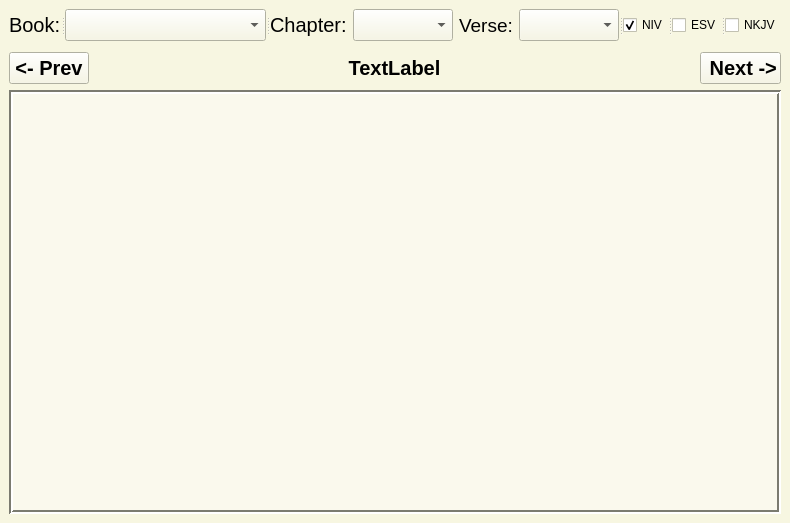
<?xml version="1.0" encoding="UTF-8"?>
<ui version="4.0">
 <class>MainWindow</class>
 <widget class="QMainWindow" name="MainWindow">
  <property name="enabled">
   <bool>true</bool>
  </property>
  <property name="geometry">
   <rect>
    <x>0</x>
    <y>0</y>
    <width>790</width>
    <height>523</height>
   </rect>
  </property>
  <property name="minimumSize">
   <size>
    <width>0</width>
    <height>0</height>
   </size>
  </property>
  <property name="baseSize">
   <size>
    <width>0</width>
    <height>0</height>
   </size>
  </property>
  <property name="palette">
   <palette>
    <active>
     <colorrole role="WindowText">
      <brush brushstyle="SolidPattern">
       <color alpha="255">
        <red>0</red>
        <green>0</green>
        <blue>0</blue>
       </color>
      </brush>
     </colorrole>
     <colorrole role="Button">
      <brush brushstyle="SolidPattern">
       <color alpha="255">
        <red>247</red>
        <green>246</green>
        <blue>225</blue>
       </color>
      </brush>
     </colorrole>
     <colorrole role="Light">
      <brush brushstyle="SolidPattern">
       <color alpha="255">
        <red>255</red>
        <green>255</green>
        <blue>255</blue>
       </color>
      </brush>
     </colorrole>
     <colorrole role="Midlight">
      <brush brushstyle="SolidPattern">
       <color alpha="255">
        <red>251</red>
        <green>250</green>
        <blue>240</blue>
       </color>
      </brush>
     </colorrole>
     <colorrole role="Dark">
      <brush brushstyle="SolidPattern">
       <color alpha="255">
        <red>123</red>
        <green>123</green>
        <blue>112</blue>
       </color>
      </brush>
     </colorrole>
     <colorrole role="Mid">
      <brush brushstyle="SolidPattern">
       <color alpha="255">
        <red>164</red>
        <green>164</green>
        <blue>150</blue>
       </color>
      </brush>
     </colorrole>
     <colorrole role="Text">
      <brush brushstyle="SolidPattern">
       <color alpha="255">
        <red>0</red>
        <green>0</green>
        <blue>0</blue>
       </color>
      </brush>
     </colorrole>
     <colorrole role="BrightText">
      <brush brushstyle="SolidPattern">
       <color alpha="255">
        <red>255</red>
        <green>255</green>
        <blue>255</blue>
       </color>
      </brush>
     </colorrole>
     <colorrole role="ButtonText">
      <brush brushstyle="SolidPattern">
       <color alpha="255">
        <red>0</red>
        <green>0</green>
        <blue>0</blue>
       </color>
      </brush>
     </colorrole>
     <colorrole role="Base">
      <brush brushstyle="SolidPattern">
       <color alpha="255">
        <red>255</red>
        <green>255</green>
        <blue>255</blue>
       </color>
      </brush>
     </colorrole>
     <colorrole role="Window">
      <brush brushstyle="SolidPattern">
       <color alpha="255">
        <red>247</red>
        <green>246</green>
        <blue>225</blue>
       </color>
      </brush>
     </colorrole>
     <colorrole role="Shadow">
      <brush brushstyle="SolidPattern">
       <color alpha="255">
        <red>0</red>
        <green>0</green>
        <blue>0</blue>
       </color>
      </brush>
     </colorrole>
     <colorrole role="AlternateBase">
      <brush brushstyle="SolidPattern">
       <color alpha="255">
        <red>251</red>
        <green>250</green>
        <blue>240</blue>
       </color>
      </brush>
     </colorrole>
     <colorrole role="ToolTipBase">
      <brush brushstyle="SolidPattern">
       <color alpha="255">
        <red>255</red>
        <green>255</green>
        <blue>220</blue>
       </color>
      </brush>
     </colorrole>
     <colorrole role="ToolTipText">
      <brush brushstyle="SolidPattern">
       <color alpha="255">
        <red>0</red>
        <green>0</green>
        <blue>0</blue>
       </color>
      </brush>
     </colorrole>
    </active>
    <inactive>
     <colorrole role="WindowText">
      <brush brushstyle="SolidPattern">
       <color alpha="255">
        <red>0</red>
        <green>0</green>
        <blue>0</blue>
       </color>
      </brush>
     </colorrole>
     <colorrole role="Button">
      <brush brushstyle="SolidPattern">
       <color alpha="255">
        <red>247</red>
        <green>246</green>
        <blue>225</blue>
       </color>
      </brush>
     </colorrole>
     <colorrole role="Light">
      <brush brushstyle="SolidPattern">
       <color alpha="255">
        <red>255</red>
        <green>255</green>
        <blue>255</blue>
       </color>
      </brush>
     </colorrole>
     <colorrole role="Midlight">
      <brush brushstyle="SolidPattern">
       <color alpha="255">
        <red>251</red>
        <green>250</green>
        <blue>240</blue>
       </color>
      </brush>
     </colorrole>
     <colorrole role="Dark">
      <brush brushstyle="SolidPattern">
       <color alpha="255">
        <red>123</red>
        <green>123</green>
        <blue>112</blue>
       </color>
      </brush>
     </colorrole>
     <colorrole role="Mid">
      <brush brushstyle="SolidPattern">
       <color alpha="255">
        <red>164</red>
        <green>164</green>
        <blue>150</blue>
       </color>
      </brush>
     </colorrole>
     <colorrole role="Text">
      <brush brushstyle="SolidPattern">
       <color alpha="255">
        <red>0</red>
        <green>0</green>
        <blue>0</blue>
       </color>
      </brush>
     </colorrole>
     <colorrole role="BrightText">
      <brush brushstyle="SolidPattern">
       <color alpha="255">
        <red>255</red>
        <green>255</green>
        <blue>255</blue>
       </color>
      </brush>
     </colorrole>
     <colorrole role="ButtonText">
      <brush brushstyle="SolidPattern">
       <color alpha="255">
        <red>0</red>
        <green>0</green>
        <blue>0</blue>
       </color>
      </brush>
     </colorrole>
     <colorrole role="Base">
      <brush brushstyle="SolidPattern">
       <color alpha="255">
        <red>255</red>
        <green>255</green>
        <blue>255</blue>
       </color>
      </brush>
     </colorrole>
     <colorrole role="Window">
      <brush brushstyle="SolidPattern">
       <color alpha="255">
        <red>247</red>
        <green>246</green>
        <blue>225</blue>
       </color>
      </brush>
     </colorrole>
     <colorrole role="Shadow">
      <brush brushstyle="SolidPattern">
       <color alpha="255">
        <red>0</red>
        <green>0</green>
        <blue>0</blue>
       </color>
      </brush>
     </colorrole>
     <colorrole role="AlternateBase">
      <brush brushstyle="SolidPattern">
       <color alpha="255">
        <red>251</red>
        <green>250</green>
        <blue>240</blue>
       </color>
      </brush>
     </colorrole>
     <colorrole role="ToolTipBase">
      <brush brushstyle="SolidPattern">
       <color alpha="255">
        <red>255</red>
        <green>255</green>
        <blue>220</blue>
       </color>
      </brush>
     </colorrole>
     <colorrole role="ToolTipText">
      <brush brushstyle="SolidPattern">
       <color alpha="255">
        <red>0</red>
        <green>0</green>
        <blue>0</blue>
       </color>
      </brush>
     </colorrole>
    </inactive>
    <disabled>
     <colorrole role="WindowText">
      <brush brushstyle="SolidPattern">
       <color alpha="255">
        <red>123</red>
        <green>123</green>
        <blue>112</blue>
       </color>
      </brush>
     </colorrole>
     <colorrole role="Button">
      <brush brushstyle="SolidPattern">
       <color alpha="255">
        <red>247</red>
        <green>246</green>
        <blue>225</blue>
       </color>
      </brush>
     </colorrole>
     <colorrole role="Light">
      <brush brushstyle="SolidPattern">
       <color alpha="255">
        <red>255</red>
        <green>255</green>
        <blue>255</blue>
       </color>
      </brush>
     </colorrole>
     <colorrole role="Midlight">
      <brush brushstyle="SolidPattern">
       <color alpha="255">
        <red>251</red>
        <green>250</green>
        <blue>240</blue>
       </color>
      </brush>
     </colorrole>
     <colorrole role="Dark">
      <brush brushstyle="SolidPattern">
       <color alpha="255">
        <red>123</red>
        <green>123</green>
        <blue>112</blue>
       </color>
      </brush>
     </colorrole>
     <colorrole role="Mid">
      <brush brushstyle="SolidPattern">
       <color alpha="255">
        <red>164</red>
        <green>164</green>
        <blue>150</blue>
       </color>
      </brush>
     </colorrole>
     <colorrole role="Text">
      <brush brushstyle="SolidPattern">
       <color alpha="255">
        <red>123</red>
        <green>123</green>
        <blue>112</blue>
       </color>
      </brush>
     </colorrole>
     <colorrole role="BrightText">
      <brush brushstyle="SolidPattern">
       <color alpha="255">
        <red>255</red>
        <green>255</green>
        <blue>255</blue>
       </color>
      </brush>
     </colorrole>
     <colorrole role="ButtonText">
      <brush brushstyle="SolidPattern">
       <color alpha="255">
        <red>123</red>
        <green>123</green>
        <blue>112</blue>
       </color>
      </brush>
     </colorrole>
     <colorrole role="Base">
      <brush brushstyle="SolidPattern">
       <color alpha="255">
        <red>247</red>
        <green>246</green>
        <blue>225</blue>
       </color>
      </brush>
     </colorrole>
     <colorrole role="Window">
      <brush brushstyle="SolidPattern">
       <color alpha="255">
        <red>247</red>
        <green>246</green>
        <blue>225</blue>
       </color>
      </brush>
     </colorrole>
     <colorrole role="Shadow">
      <brush brushstyle="SolidPattern">
       <color alpha="255">
        <red>0</red>
        <green>0</green>
        <blue>0</blue>
       </color>
      </brush>
     </colorrole>
     <colorrole role="AlternateBase">
      <brush brushstyle="SolidPattern">
       <color alpha="255">
        <red>247</red>
        <green>246</green>
        <blue>225</blue>
       </color>
      </brush>
     </colorrole>
     <colorrole role="ToolTipBase">
      <brush brushstyle="SolidPattern">
       <color alpha="255">
        <red>255</red>
        <green>255</green>
        <blue>220</blue>
       </color>
      </brush>
     </colorrole>
     <colorrole role="ToolTipText">
      <brush brushstyle="SolidPattern">
       <color alpha="255">
        <red>0</red>
        <green>0</green>
        <blue>0</blue>
       </color>
      </brush>
     </colorrole>
    </disabled>
   </palette>
  </property>
  <property name="mouseTracking">
   <bool>false</bool>
  </property>
  <property name="windowTitle">
   <string>Terminal Bible</string>
  </property>
  <property name="windowOpacity">
   <double>0.900000000000000</double>
  </property>
  <property name="animated">
   <bool>true</bool>
  </property>
  <widget class="QWidget" name="centralwidget">
   <property name="enabled">
    <bool>true</bool>
   </property>
   <property name="minimumSize">
    <size>
     <width>0</width>
     <height>0</height>
    </size>
   </property>
   <property name="sizeIncrement">
    <size>
     <width>0</width>
     <height>0</height>
    </size>
   </property>
   <property name="baseSize">
    <size>
     <width>0</width>
     <height>0</height>
    </size>
   </property>
   <property name="autoFillBackground">
    <bool>false</bool>
   </property>
   <layout class="QGridLayout" name="gridLayout">
    <property name="sizeConstraint">
     <enum>QLayout::SetNoConstraint</enum>
    </property>
    <property name="leftMargin">
     <number>0</number>
    </property>
    <property name="topMargin">
     <number>0</number>
    </property>
    <property name="rightMargin">
     <number>0</number>
    </property>
    <property name="bottomMargin">
     <number>0</number>
    </property>
    <item row="1" column="0">
     <widget class="QFrame" name="Grid">
      <property name="sizePolicy">
       <sizepolicy hsizetype="Preferred" vsizetype="Preferred">
        <horstretch>1</horstretch>
        <verstretch>1</verstretch>
       </sizepolicy>
      </property>
      <property name="baseSize">
       <size>
        <width>5</width>
        <height>5</height>
       </size>
      </property>
      <layout class="QGridLayout" name="gridLayout_3">
       <property name="sizeConstraint">
        <enum>QLayout::SetNoConstraint</enum>
       </property>
       <item row="3" column="0">
        <layout class="QHBoxLayout" name="horizontalLayout" stretch="0,1,0">
         <property name="topMargin">
          <number>5</number>
         </property>
         <item>
          <widget class="QPushButton" name="previous">
           <property name="font">
            <font>
             <pointsize>15</pointsize>
             <weight>75</weight>
             <bold>true</bold>
            </font>
           </property>
           <property name="text">
            <string>&lt;- Prev</string>
           </property>
          </widget>
         </item>
         <item>
          <widget class="QLabel" name="address">
           <property name="font">
            <font>
             <pointsize>15</pointsize>
             <weight>75</weight>
             <italic>false</italic>
             <bold>true</bold>
            </font>
           </property>
           <property name="acceptDrops">
            <bool>false</bool>
           </property>
           <property name="autoFillBackground">
            <bool>false</bool>
           </property>
           <property name="frameShape">
            <enum>QFrame::Box</enum>
           </property>
           <property name="frameShadow">
            <enum>QFrame::Plain</enum>
           </property>
           <property name="lineWidth">
            <number>0</number>
           </property>
           <property name="midLineWidth">
            <number>-1</number>
           </property>
           <property name="text">
            <string>TextLabel</string>
           </property>
           <property name="scaledContents">
            <bool>false</bool>
           </property>
           <property name="alignment">
            <set>Qt::AlignCenter</set>
           </property>
           <property name="wordWrap">
            <bool>false</bool>
           </property>
           <property name="margin">
            <number>0</number>
           </property>
          </widget>
         </item>
         <item>
          <widget class="QPushButton" name="next">
           <property name="font">
            <font>
             <pointsize>15</pointsize>
             <weight>75</weight>
             <bold>true</bold>
            </font>
           </property>
           <property name="text">
            <string> Next -&gt;</string>
           </property>
          </widget>
         </item>
        </layout>
       </item>
       <item row="0" column="0">
        <widget class="QSplitter" name="splitter">
         <property name="orientation">
          <enum>Qt::Horizontal</enum>
         </property>
         <widget class="QLabel" name="label_3">
          <property name="sizePolicy">
           <sizepolicy hsizetype="Preferred" vsizetype="Preferred">
            <horstretch>0</horstretch>
            <verstretch>0</verstretch>
           </sizepolicy>
          </property>
          <property name="minimumSize">
           <size>
            <width>0</width>
            <height>0</height>
           </size>
          </property>
          <property name="sizeIncrement">
           <size>
            <width>0</width>
            <height>0</height>
           </size>
          </property>
          <property name="font">
           <font>
            <pointsize>15</pointsize>
           </font>
          </property>
          <property name="text">
           <string>Book:</string>
          </property>
         </widget>
         <widget class="QComboBox" name="comboBook">
          <property name="sizePolicy">
           <sizepolicy hsizetype="Preferred" vsizetype="Fixed">
            <horstretch>1</horstretch>
            <verstretch>1</verstretch>
           </sizepolicy>
          </property>
          <property name="font">
           <font>
            <pointsize>15</pointsize>
           </font>
          </property>
         </widget>
         <widget class="QWidget" name="layoutWidget">
          <layout class="QGridLayout" name="gridLayout_2" rowstretch="0" columnstretch="0,0,0,0">
           <property name="sizeConstraint">
            <enum>QLayout::SetNoConstraint</enum>
           </property>
           <property name="topMargin">
            <number>0</number>
           </property>
           <property name="bottomMargin">
            <number>0</number>
           </property>
           <property name="horizontalSpacing">
            <number>-1</number>
           </property>
           <property name="verticalSpacing">
            <number>0</number>
           </property>
           <item row="0" column="1">
            <widget class="QComboBox" name="comboChapter">
             <property name="sizePolicy">
              <sizepolicy hsizetype="Preferred" vsizetype="Fixed">
               <horstretch>0</horstretch>
               <verstretch>0</verstretch>
              </sizepolicy>
             </property>
             <property name="font">
              <font>
               <pointsize>15</pointsize>
              </font>
             </property>
            </widget>
           </item>
           <item row="0" column="2">
            <widget class="QLabel" name="label">
             <property name="sizePolicy">
              <sizepolicy hsizetype="Preferred" vsizetype="Preferred">
               <horstretch>0</horstretch>
               <verstretch>0</verstretch>
              </sizepolicy>
             </property>
             <property name="font">
              <font>
               <pointsize>14</pointsize>
              </font>
             </property>
             <property name="text">
              <string>Verse:</string>
             </property>
            </widget>
           </item>
           <item row="0" column="0">
            <widget class="QLabel" name="label_2">
             <property name="sizePolicy">
              <sizepolicy hsizetype="Preferred" vsizetype="Preferred">
               <horstretch>0</horstretch>
               <verstretch>0</verstretch>
              </sizepolicy>
             </property>
             <property name="font">
              <font>
               <pointsize>15</pointsize>
              </font>
             </property>
             <property name="text">
              <string>Chapter:</string>
             </property>
            </widget>
           </item>
           <item row="0" column="3">
            <widget class="QComboBox" name="comboVerse">
             <property name="sizePolicy">
              <sizepolicy hsizetype="Preferred" vsizetype="Fixed">
               <horstretch>0</horstretch>
               <verstretch>0</verstretch>
              </sizepolicy>
             </property>
             <property name="font">
              <font>
               <pointsize>15</pointsize>
              </font>
             </property>
             <property name="minimumContentsLength">
              <number>0</number>
             </property>
            </widget>
           </item>
          </layout>
         </widget>
         <widget class="QCheckBox" name="NIVbox">
          <property name="enabled">
           <bool>true</bool>
          </property>
          <property name="text">
           <string>NIV</string>
          </property>
          <property name="checked">
           <bool>true</bool>
          </property>
          <attribute name="buttonGroup">
           <string notr="true">buttonGroup</string>
          </attribute>
         </widget>
         <widget class="QCheckBox" name="ESVbox">
          <property name="text">
           <string>ESV</string>
          </property>
          <attribute name="buttonGroup">
           <string notr="true">buttonGroup</string>
          </attribute>
         </widget>
         <widget class="QCheckBox" name="NKJVbox">
          <property name="text">
           <string>NKJV</string>
          </property>
          <attribute name="buttonGroup">
           <string notr="true">buttonGroup</string>
          </attribute>
         </widget>
        </widget>
       </item>
       <item row="4" column="0">
        <widget class="QTextBrowser" name="display">
         <property name="sizePolicy">
          <sizepolicy hsizetype="Expanding" vsizetype="Expanding">
           <horstretch>1</horstretch>
           <verstretch>1</verstretch>
          </sizepolicy>
         </property>
         <property name="palette">
          <palette>
           <active>
            <colorrole role="Base">
             <brush brushstyle="SolidPattern">
              <color alpha="255">
               <red>250</red>
               <green>249</green>
               <blue>237</blue>
              </color>
             </brush>
            </colorrole>
           </active>
           <inactive>
            <colorrole role="Base">
             <brush brushstyle="SolidPattern">
              <color alpha="255">
               <red>250</red>
               <green>249</green>
               <blue>237</blue>
              </color>
             </brush>
            </colorrole>
           </inactive>
           <disabled>
            <colorrole role="Base">
             <brush brushstyle="SolidPattern">
              <color alpha="255">
               <red>247</red>
               <green>246</green>
               <blue>225</blue>
              </color>
             </brush>
            </colorrole>
           </disabled>
          </palette>
         </property>
         <property name="font">
          <font>
           <family>American Typewriter</family>
           <pointsize>15</pointsize>
           <italic>false</italic>
          </font>
         </property>
         <property name="layoutDirection">
          <enum>Qt::LeftToRight</enum>
         </property>
         <property name="autoFillBackground">
          <bool>false</bool>
         </property>
         <property name="frameShape">
          <enum>QFrame::Box</enum>
         </property>
         <property name="frameShadow">
          <enum>QFrame::Sunken</enum>
         </property>
         <property name="lineWidth">
          <number>2</number>
         </property>
         <property name="verticalScrollBarPolicy">
          <enum>Qt::ScrollBarAlwaysOff</enum>
         </property>
         <property name="tabChangesFocus">
          <bool>false</bool>
         </property>
        </widget>
       </item>
      </layout>
     </widget>
    </item>
   </layout>
  </widget>
  <action name="actionText_Font">
   <property name="text">
    <string>Text Font</string>
   </property>
  </action>
  <action name="actionFont_Size">
   <property name="text">
    <string>Font Size</string>
   </property>
  </action>
 </widget>
 <resources/>
 <connections/>
 <buttongroups>
  <buttongroup name="buttonGroup">
   <property name="exclusive">
    <bool>true</bool>
   </property>
  </buttongroup>
 </buttongroups>
</ui>
